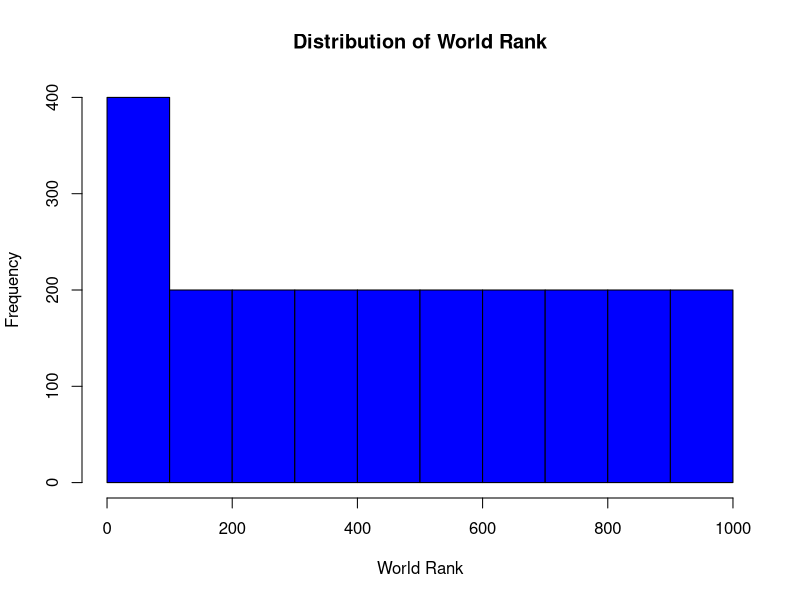
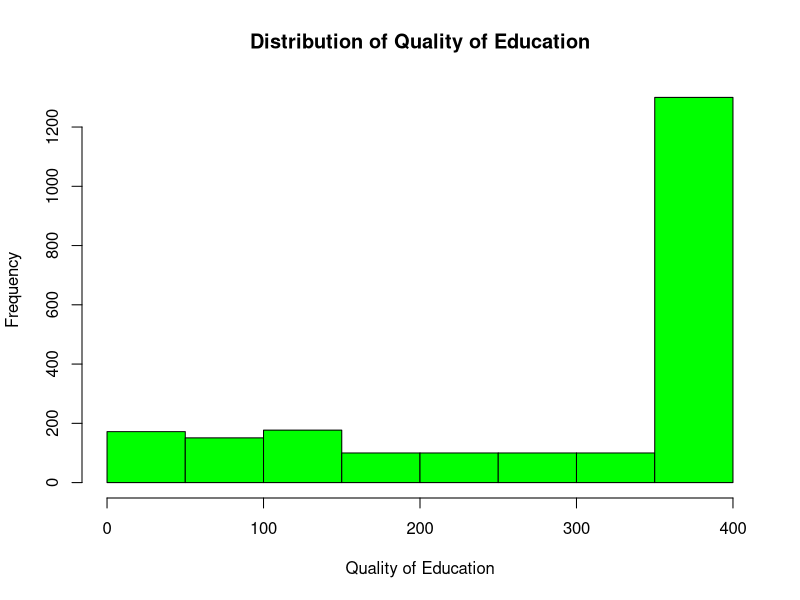

Write R code to recreate these figures, in order.
# Load the cleaned data
cleaned_data <- read.csv("cleaned_data.csv")

# Generate descriptive statistics
summary(cleaned_data)

# Plot distributions
png("world_rank_distribution.png")
hist(cleaned_data$world_rank, main = "Distribution of World Rank", xlab = "World Rank", col = "blue")
dev.off()

png("quality_of_education_distribution.png")
hist(cleaned_data$quality_of_education, main = "Distribution of Quality of Education", xlab = "Quality of Education", col = "green")
dev.off()
